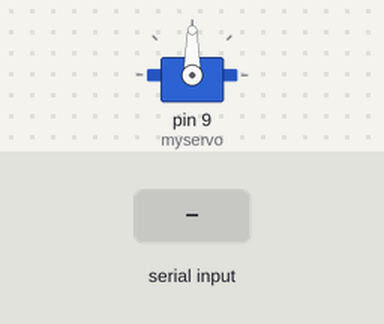
Recording of a sketch running on a simulated Arduino Mega 2560, built with avr-gcc and run on an emulated ATmega2560. Shown: servo. The test bench sets the inputs (shaded band).

Above: at 1.2 s.
1.3 s: "H" received over the second serial link
At 1.9 s:
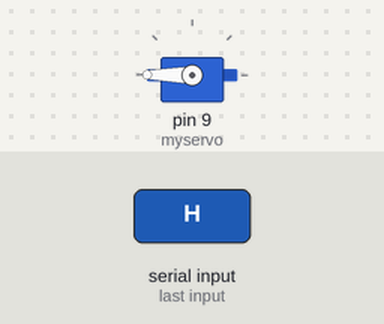
3.0 s: "L" received over the second serial link
At 4.4 s:
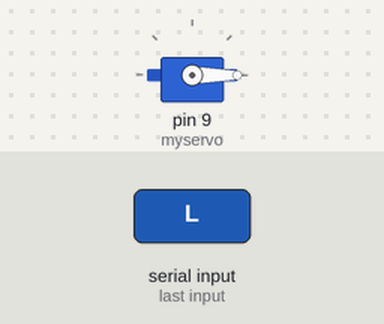
Timing chart, 0 to 6.0 s (numbered marks = the images above; inputs shaded):
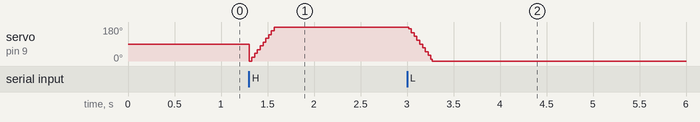

Measured:
- after the input at 3.0 s, servo on pin 9 (myservo): moves from 180° to 0° over 0.26 s, starting at once

The sketch:

silentalarm_tre.ino
```cpp
/*
 * Arduino / Xbee - Silent Alarm
 * A Spinning Wheel Visual Desk Alarm that creates a spinning
 * optical illusion when
 * By Maria Yala
 *
 * Code was created using reference from the following sources
 * http://www.arduino.cc/en/Tutorial/PhysicalPixel
 * http://www.arduino.cc/en/Tutorial/Sweep
 */

#include <Servo.h>
Servo myservo; // servo object to control a servo

int incomingByte; // read incoming serial data
int pos = 0; // servo position

void setup() {
  // initializee serial communication;
  Serial1.begin(9600);
  // Attach servo on pin 9
  myservo.attach(9);
}

void loop() {
  // See if there is incoing serial data
  if (Serial1.available() > 0){
    // Read the oldest byte in the serial buffer
    incomingByte = Serial1.read();
    // if it's a capital H - rotate servo
    if (incomingByte == 'H'){
        for (pos = 0; pos <= 180; pos+= 10){
          myservo.write(pos);
          delay(15);
        }
    }

    // if it's an L - rotate servo
    if (incomingByte == 'L'){
      for (pos = 180; pos >= 0; pos-= 10){
        myservo.write(pos);
        delay(15);
      }
    }
  }
}
```
